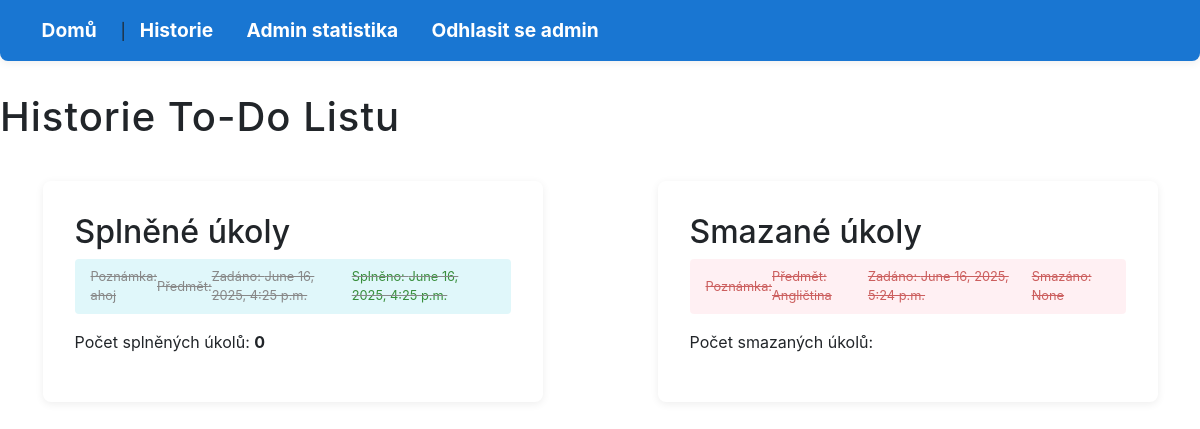
Page /history/ (signed in) on the committed database.
### todo_app/models.py (models this page shows, shortened)
class Todo(models.Model):
    user = models.ForeignKey(User, on_delete=models.CASCADE)
    text = models.CharField(max_length=200, verbose_name="Úkol")
    poznamka = models.TextField(blank=True, verbose_name="Poznámka")
    ocekavane = models.DateField(null=True, blank=True, verbose_name="Očekávaný termín")
    predmet = models.CharField(max_length=100, blank=True, verbose_name="Předmět")
    done = models.BooleanField(default=False, verbose_name="Splněno")
    created = models.DateTimeField(default=timezone.now, verbose_name="Vytvořeno")
    completed = models.DateTimeField(null=True, blank=True, verbose_name="Dokončeno")
    deleted = models.BooleanField(default=False, verbose_name="Smazáno")
    deleted_at = models.DateTimeField(null=True, blank=True, verbose_name="Smazáno v")

### todo_app/views.py (the view)
# urls.py: path('history/', views.history, name='history'),
@login_required
def history(request):
    splnene = Todo.objects.filter(user=request.user, done=True, deleted=False).order_by('-completed')
    smazane = Todo.objects.filter(user=request.user, deleted=True).order_by('-deleted_at')
    return render(request, 'history.html', {'splnene': splnene, 'smazane': smazane})

### todo_app/templates/history.html (shortened to what this page needs)
<!DOCTYPE html>
<html lang="cs">
<head>
    <link rel="stylesheet" href="/static/css/style.css">
    <link rel="stylesheet" href="https://maxcdn.bootstrapcdn.com/bootstrap/4.1.3/css/bootstrap.min.css">
</head>
<body>
    <nav style="margin-bottom: 2em;">
        <a href="{% url 'index' %}">Domů</a> |
        <a href="{% url 'history' %}">Historie</a>
        {% if user.is_staff %}
            <a href="{% url 'admin_stats' %}"> Admin statistika</a>
        {% endif %}
        <a href="{% url 'logout' %}">Odhlasit se {{ user.username }}</a>
    </nav>
    <h1>Historie To-Do Listu</h1>
    <div class="row">
        <div class="col-md-6">
            <div class="todo-list">
                <h2>Splněné úkoly</h2>
                {% if splnene %}
                    <ul>
                        {% for done in splnene %}
                            <li class="done">
                                    <br><small>Poznámka: {{done.poznamka}}</small>
                                    <br><small>Předmět: {{ done.predmet }}</small>
                                <br><small>Zadáno: {{ done.created }}</small>
                                <br><small style="color: #388e3c;">Splněno: {{ done.completed }} </small>
                            </li>
                        {% endfor %}
                    </ul>
                    <p>Počet splněných úkolů: <strong> 0 </strong></p>
                {% else %}
                    <p>Žádné splněné úkoly.</p>
                {% endif %}
            </div>
        </div>
        <div class="col-md-6">
            <div class="todo-list">
                <h2>Smazané úkoly</h2>
                {% if smazane %}
                    <ul>
                        {% for del in smazane %}
                            <li class="deleted">
                                    <br><small>Poznámka: {{del.poznamka}} </small>
                                    <br><small>Předmět: {{del.predmet}} </small>
                                <br><small>Zadáno: {{del.created}} </small>
                                    <br><small style="color: #b71c1c;">Smazáno: {{del.completed}} </small>
                            </li>
                        {% endfor %}
                    </ul>
                    <p>Počet smazaných úkolů: <strong> {{ countSmazane }} </strong></p>
                {% else %}
                    <p>Žádné smazané úkoly.</p>
                {% endif %}
            </div>
        </div>
    </div>
</body>
</html>

### todo_app/static/css/style.css (style rules this page uses)
body { font-family: 'Segoe UI', Arial, sans-serif; background: #f4f6fb; margin: 0; padding: 0; }
nav { background: #1976d2; padding: 1em 2em; margin-bottom: 2em; border-radius: 0 0 8px 8px; box-shadow: 0 2px 8px rgba(0,0,0,0.07); }
nav a { color: #fff; text-decoration: none; margin-right: 1em; font-weight: bold; transition: color 0.2s; }
main, .todo-list { background: #fff; border-radius: 8px; box-shadow: 0 2px 8px rgba(0,0,0,0.07); padding: 2em; max-width: 500px; margin: 2em auto; }
h1 { color: #1976d2; margin-top: 0; letter-spacing: 1px; }
ul { list-style: none; padding: 0; }
li { display: flex; align-items: center; justify-content: space-between; background: #f0f4fa; margin-bottom: 0.5em; padding: 0.5em 1em; border-radius: 4px; transition: background 0.2s; }
li.done { background: #e0f7fa; color: #888; text-decoration: line-through; }
li.deleted { background: #ffebee; color: #b71c1c; text-decoration: line-through; opacity: 0.7; }
a { color: #d32f2f; text-decoration: none; font-size: 1.2em; margin-left: 0.5em; transition: color 0.2s; }

### rows in the picture
Todo: poznamka "ahoj", created "June 16, 2025, 4:25 p.m.", completed "June 16, 2025, 4:25 p.m."
Todo: predmet "Angličtina", created "June 16, 2025, 5:24 p.m.", completed "None"

### other values in the picture
{{ user.username }} "admin"
